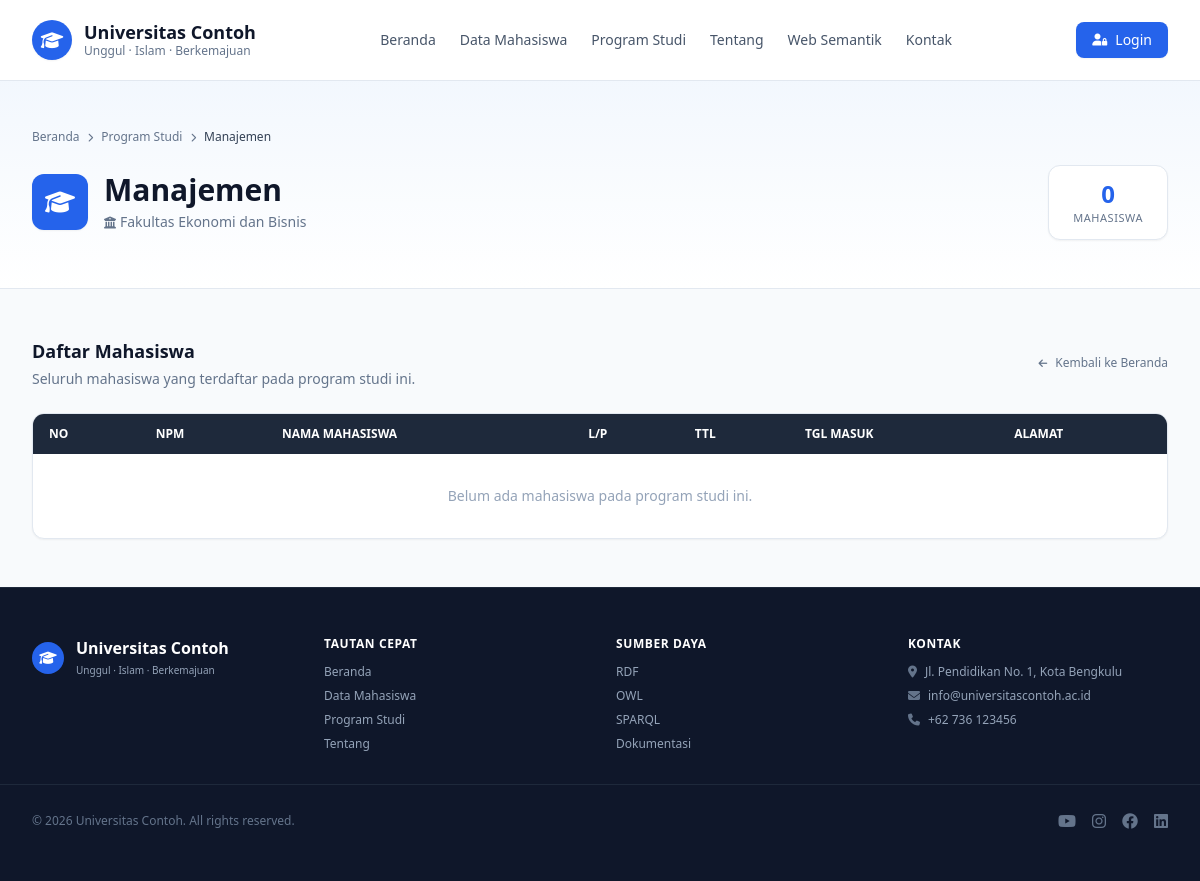
Page /program-studi/3 on the committed database.
### tables this page shows
CREATE TABLE `program_studi` (
  `id_program_studi`   INT UNSIGNED NOT NULL AUTO_INCREMENT,
  `nama_program_studi` VARCHAR(100) NOT NULL,
  `id_fakultas`        INT UNSIGNED NOT NULL,
  `created_at`         TIMESTAMP NOT NULL DEFAULT CURRENT_TIMESTAMP,
  `updated_at`         TIMESTAMP NOT NULL DEFAULT CURRENT_TIMESTAMP ON UPDATE CURRENT_TIMESTAMP,
  PRIMARY KEY (`id_program_studi`),
  UNIQUE KEY `uq_prodi_nama` (`nama_program_studi`),
  KEY `idx_prodi_fakultas` (`id_fakultas`),
  CONSTRAINT `fk_prodi_fakultas`
    FOREIGN KEY (`id_fakultas`) REFERENCES `fakultas` (`id_fakultas`)
    ON UPDATE CASCADE
    ON DELETE RESTRICT
);

CREATE TABLE `fakultas` (
  `id_fakultas`   INT UNSIGNED NOT NULL AUTO_INCREMENT,
  `nama_fakultas` VARCHAR(100) NOT NULL,
  `created_at`    TIMESTAMP NOT NULL DEFAULT CURRENT_TIMESTAMP,
  `updated_at`    TIMESTAMP NOT NULL DEFAULT CURRENT_TIMESTAMP ON UPDATE CURRENT_TIMESTAMP,
  PRIMARY KEY (`id_fakultas`),
  UNIQUE KEY `uq_fakultas_nama` (`nama_fakultas`)
);

### app/Core/Controller.php (called while the page is built, shortened)
<?php
abstract class Controller
{
    protected function view(string $view, array $data = []): void
    {
        View::render($view, $data);
    }
}

### app/Controllers/ProgramStudiController.php (called while the page is built, shortened)
<?php
final class ProgramStudiController extends Controller
{
    public function show(string $id): void
    {
        $programStudi = (new ProgramStudi())->find((int) $id);
        $this->view('prodi/show', [
            'pageTitle'     => (string) $programStudi['nama_program_studi'],
            'programStudi'  => $programStudi,
            'mahasiswaList' => (new Mahasiswa())->byProgramStudi((int) $id),
        ]);
    }
}

### public/index.php (called while the page is built, shortened)
<?php
require BASE_PATH . '/app/Helpers/functions.php';
spl_autoload_register(static function (string $class): void {
    $prefix = 'App\\';
    $relative = str_replace('\\', '/', substr($class, strlen($prefix)));
    $file     = BASE_PATH . '/app/' . $relative . '.php';
});
$config = ['debug' => false];
try {
    $appConfig = require BASE_PATH . '/config/app.php';
    $config    = $appConfig;
    Database::configure(require BASE_PATH . '/config/database.php');
    $router = new Router();
    $router->dispatch($_SERVER['REQUEST_METHOD'] ?? 'GET', $_SERVER['REQUEST_URI'] ?? '/');
} catch (Throwable $e) {
    log_message('ERROR', sprintf('%s: %s in %s:%d', get_class($e), $e->getMessage(), $e->getFile(), $e->getLine()));
    http_response_code(500);
    if (!empty($config['debug'])) {
        echo '<pre>' . esc($e->getMessage()) . "\n" . esc($e->getTraceAsString()) . '</pre>';
    } else {
        try {
            View::render('errors/500');
        } catch (Throwable $renderError) {
            log_message('ERROR', 'Gagal render halaman error: ' . $renderError->getMessage());
            echo 'Terjadi kesalahan pada server.';
        }
    }
}

### app/Core/Database.php (called while the page is built, shortened)
<?php
final class Database
{
    private static ?PDO $connection = null;
    private static array $config = [];
    public static function configure(array $config): void
    {
        self::$config = $config;
    }
    public static function connection(): PDO
    {
        if (self::$connection instanceof PDO) {
            return self::$connection;
        }
        $dsn = sprintf(
            '%s:host=%s;port=%d;dbname=%s;charset=%s',
            self::$config['driver'],
            self::$config['host'],
            self::$config['port'],
            self::$config['database'],
            self::$config['charset'],
        );
        try {
            self::$connection = new PDO(
                $dsn,
                (string) self::$config['username'],
                (string) self::$config['password'],
                [
                    PDO::ATTR_ERRMODE            => PDO::ERRMODE_EXCEPTION,
                    PDO::ATTR_DEFAULT_FETCH_MODE => PDO::FETCH_ASSOC,
                    PDO::ATTR_EMULATE_PREPARES   => false,
                ],
            );
        } catch (PDOException $e) {
            throw new RuntimeException('Koneksi database gagal.', 0, $e);
        }
        return self::$connection;
    }
    public static function run(string $sql, array $params = []): \PDOStatement
    {
        $statement = self::connection()->prepare($sql);
        foreach (array_values($params) as $index => $value) {
            $statement->bindValue($index + 1, $value, self::paramType($value));
        }
        $statement->execute();
        return $statement;
    }
    private static function paramType($value): int
    {
        if (is_int($value)) {
            return PDO::PARAM_INT;
        }
        return PDO::PARAM_STR;
    }
    public static function selectOne(string $sql, array $params = []): ?array
    {
        $row = self::run($sql, $params)->fetch();
        return $row === false ? null : $row;
    }
}

### app/Models/ProgramStudi.php (called while the page is built, shortened)
<?php
final class ProgramStudi extends Model
{
    public function find(int $id): ?array
    {
        return Database::selectOne(
            'SELECT p.id_program_studi, p.nama_program_studi, f.nama_fakultas, COUNT(m.npm) AS jumlah_mhs
             FROM program_studi p
             JOIN fakultas f ON p.id_fakultas = f.id_fakultas
             LEFT JOIN mahasiswa m ON p.id_program_studi = m.id_program_studi
             WHERE p.id_program_studi = ?
             GROUP BY p.id_program_studi, p.nama_program_studi, f.nama_fakultas',
            [$id],
        );
    }
}

### app/Helpers/functions.php (called while the page is built, shortened)
<?php
function esc($value): string
{
    return htmlspecialchars((string) $value, ENT_QUOTES | ENT_SUBSTITUTE, 'UTF-8');
}

### app/Views/prodi/show.php (the view, shortened to what this page needs)
<?php require __DIR__ . '/../partials/public-navbar.php'; ?>
<section class="bg-gradient-to-b from-blue-50/60 to-white py-12 border-b border-slate-200">
    <div class="max-w-7xl mx-auto px-4 sm:px-6 lg:px-8">
        <nav class="text-xs text-slate-500 mb-5 flex items-center space-x-2">
            <a href="/" class="hover:text-blue-600 transition">Beranda</a>
            <i class="fa-solid fa-chevron-right text-[9px]"></i>
            <a href="/#program-studi" class="hover:text-blue-600 transition">Program Studi</a>
            <i class="fa-solid fa-chevron-right text-[9px]"></i>
            <span class="text-slate-700 font-medium"><?= esc($programStudi['nama_program_studi']); ?></span>
        </nav>
        <div class="flex flex-col sm:flex-row sm:items-center sm:justify-between gap-5">
            <div class="flex items-center space-x-4">
                <div class="w-14 h-14 rounded-xl bg-blue-600 text-white flex items-center justify-center text-2xl shadow-sm">
                    <i class="fa-solid fa-graduation-cap"></i>
                </div>
                <div>
                    <h2 class="text-2xl md:text-3xl font-extrabold text-slate-900 leading-tight">
                        <?= esc($programStudi['nama_program_studi']); ?>
                    </h2>
                    <p class="text-sm text-slate-500 mt-1">
                        <i class="fa-solid fa-building-columns text-xs mr-1"></i>Fakultas <?= esc($programStudi['nama_fakultas']); ?>
                    </p>
                </div>
            </div>
            <div class="bg-white border border-slate-200 rounded-xl px-6 py-3 shadow-sm text-center">
                <p class="text-2xl font-extrabold text-blue-600"><?= number_format((int) $programStudi['jumlah_mhs']); ?></p>
                <p class="text-[11px] font-medium text-slate-500 uppercase tracking-wider">Mahasiswa</p>
            </div>
        </div>
    </div>
</section>
<section class="py-12">
    <div class="max-w-7xl mx-auto px-4 sm:px-6 lg:px-8">
        <div class="mb-6 flex items-center justify-between">
            <div>
                <h3 class="text-lg font-bold text-slate-900">Daftar Mahasiswa</h3>
                <p class="text-slate-500 text-sm mt-1">Seluruh mahasiswa yang terdaftar pada program studi ini.</p>
            </div>
            <a href="/" class="hidden sm:inline-flex items-center space-x-2 text-xs font-medium text-slate-500 hover:text-blue-600 transition">
                <i class="fa-solid fa-arrow-left text-[10px]"></i>
                <span>Kembali ke Beranda</span>
            </a>
        </div>
        <div class="overflow-x-auto bg-white rounded-xl border border-slate-200 shadow-sm">
            <table class="w-full text-left text-sm text-slate-600">
                <thead class="bg-slate-800 text-white text-xs uppercase font-semibold">
                    <tr>
                        <th class="px-4 py-3">No</th>
                        <th class="px-4 py-3">NPM</th>
                        <th class="px-4 py-3">Nama Mahasiswa</th>
                        <th class="px-4 py-3">L/P</th>
                        <th class="px-4 py-3">TTL</th>
                        <th class="px-4 py-3">Tgl Masuk</th>
                        <th class="px-4 py-3">Alamat</th>
                    </tr>
                </thead>
                <tbody class="divide-y divide-slate-100">
                    <?php if ($mahasiswaList === []): ?>
                        <tr>
                            <td colspan="7" class="px-4 py-8 text-center text-slate-400">Belum ada mahasiswa pada program studi ini.</td>
                        </tr>
                    <?php endif; ?>
                </tbody>
            </table>
        </div>
    </div>
</section>
<?php require __DIR__ . '/../partials/public-footer.php'; ?>

### app/Core/Router.php (shortened to what this page needs)
<?php
final class Router
{
    private array $routes = [];
    private function add(string $method, string $path, array $handler): void
    {
        $this->routes[$method][$path] = [
            'handler' => $handler,
            'pattern' => $this->toPattern($path),
        ];
    }
    private function toPattern(string $path): string
    {
        $pattern = preg_replace('#\{[a-zA-Z_]+}#', '([^/]+)', $path);
        return '#^' . rtrim((string) $pattern, '/') . '/?$#';
    }
    public function dispatch(string $method, string $uri): void
    {
        $path = parse_url($uri, PHP_URL_PATH) ?: '/';
        $path = '/' . trim($path, '/');
        $path = $path === '/' ? '/' : rtrim($path, '/');
        foreach ($this->routes[$method] ?? [] as $route) {
            if (preg_match($route['pattern'], $path, $matches) !== 1) {
                continue;
            }
            array_shift($matches);
            [$class, $action] = $route['handler'];
            (new $class())->{$action}(...$matches);
            return;
        }
    }
}

### rows in the picture
program_studi: nama_program_studi "Manajemen", id_fakultas.nama_fakultas "Ekonomi dan Bisnis"

### other values in the picture
$programStudi['jumlah_mhs'] "0"
